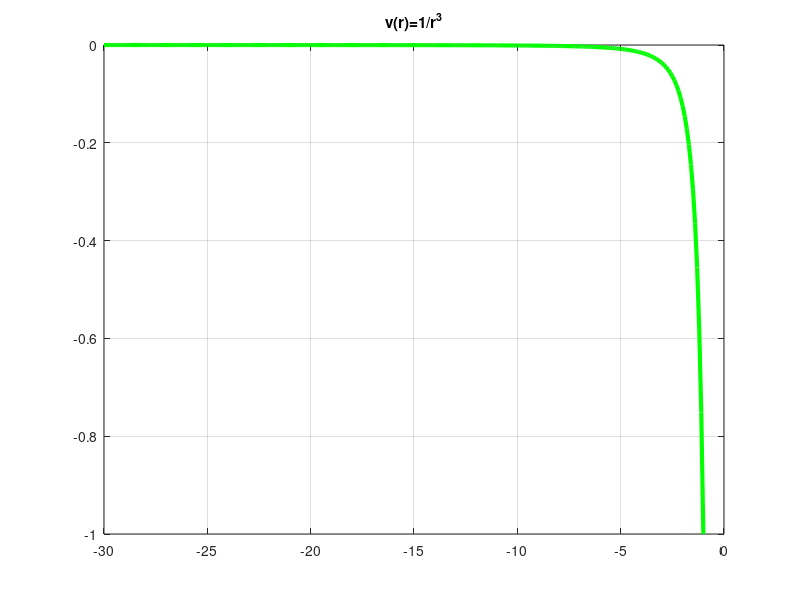

This chart was generated by the following MATLAB code:
% Octave Script
% Title			    :Funcion Inyectiva, Suprayectiva y biyectiva
% Description		:DETERMINAR FUNCIONES
% Author		    :ANGEL JESUS SANTIAGO HERNANDEZ
% Date		    	:16/11/2021
% Ejercicio	 	  :3
% Usage			    :DRAKJESUS
%Notes:        Se necesita el programa Octave, usar su linea de comando
%              https://octaveintro.readthedocs.io/en/latest/index.html


%Limpiar variables
clear
%Declarar dominio de la funcion
r = (-30:0.1:-1);
%Funcion a graficar
vr = 1./(r.^3);
%Codigo para graficar
plot(r,vr,'g','linewidth',3);
%Nombre de la grafica
title('v(r)=1/r^3');
%Mensajes
disp ("Esta es una funcion suprayectiva")
grid on;
